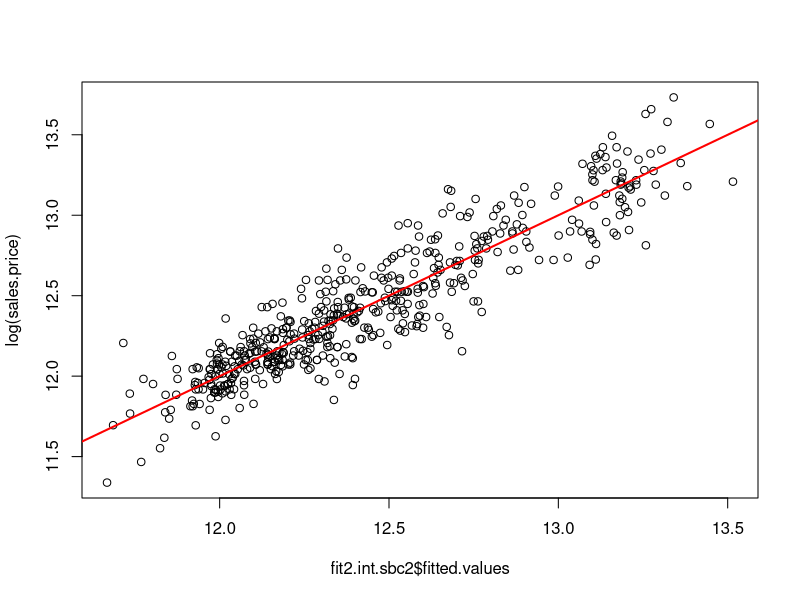
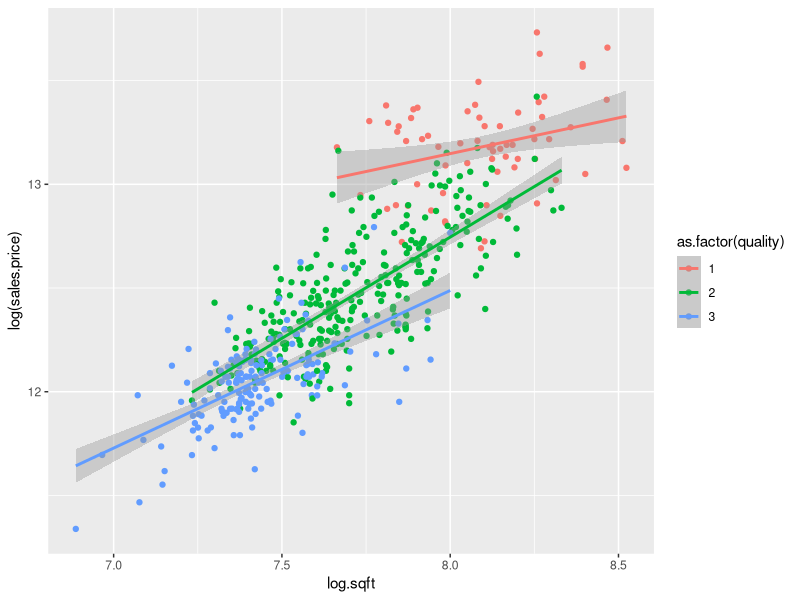
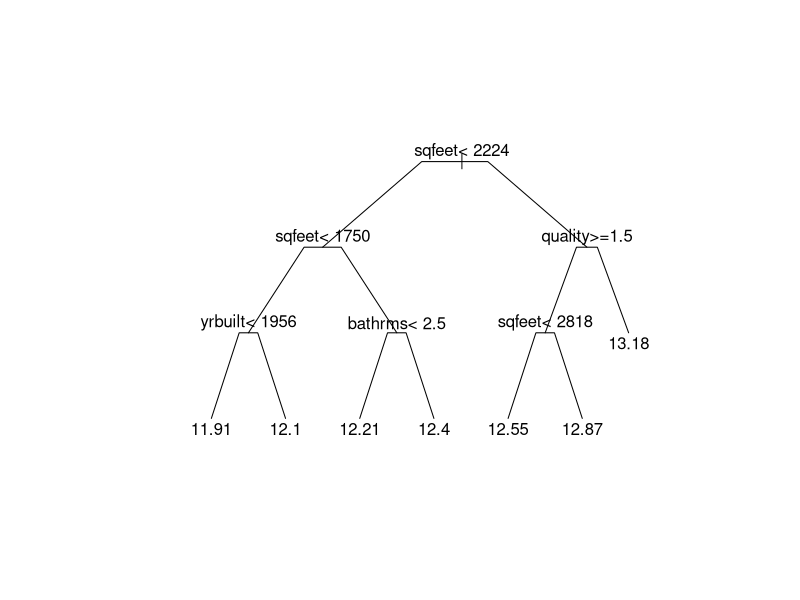
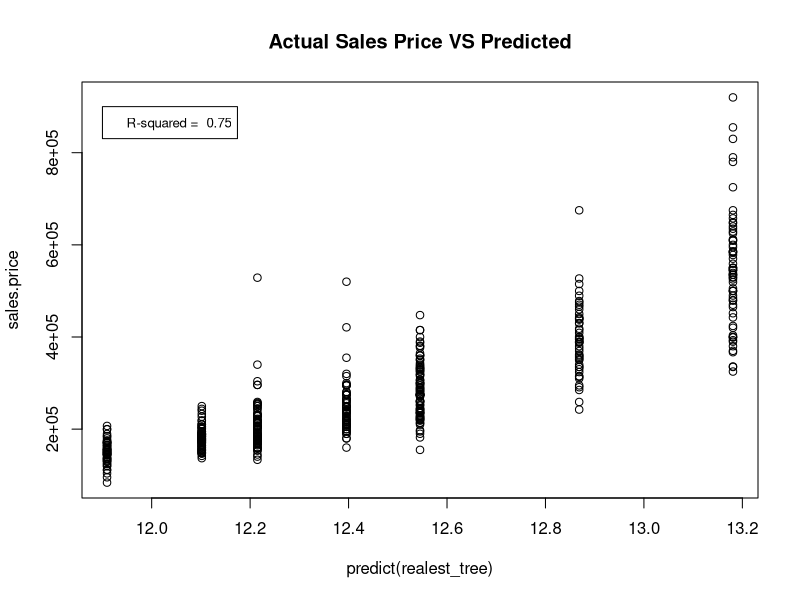
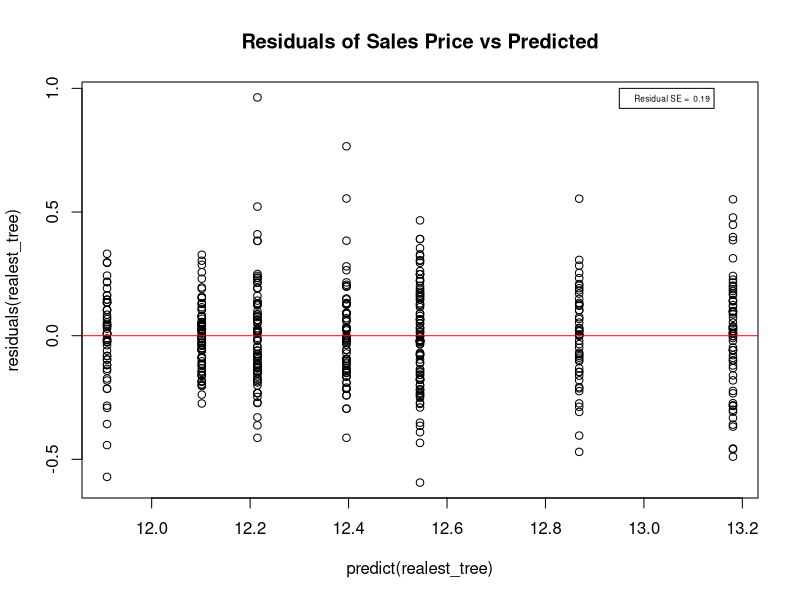

Here is the R script that generated these plots, in order:
## ---- chunk 1
# Read in the data

realest = read.table(file="./APPENC07.txt",
                      header=F,
                      col.names=c("ID", "sales.price", "sqfeet", "bedrms",
                                  "bathrms", "aircond", "garsize", "pool",
                                  "yrbuilt", "quality", "style", "lotsize",
                                  "highway"))
## ---- chunk 2
realest$log.sqft = log (realest$sqfeet)
realest$log.sqft.c = realest$log.sqft - mean (realest$log.sqft)

fit2.int.sbc2 = lm (log(sales.price) ~ log.sqft.c + bathrms + yrbuilt +
    as.factor(quality) + lotsize + log.sqft.c:as.factor(quality),
    data = realest)
summary (fit2.int.sbc2)
plot (log(sales.price) ~ fit2.int.sbc2$fitted.values, data=realest)
abline (0, 1, col='red', lwd=2)
## ---- chunk 3
par (mfrow=c(1,1))
# Function to categorize a continuous variable into its quartiles
categorize = function (x) {
  quartiles = summary (x) [c(2, 3, 5)]
  result = rep ("Q1", length (x))
  result [(quartiles[1] < x) & (x <= quartiles [2])] = "Q2"
  result [(quartiles[2] < x) & (x <= quartiles [3])] = "Q3"
  result [quartiles[3] < x] = "Q4"
  return (result)
}

# Interaction plots using the ggplot and dplyr packages

library (ggplot2)
library (dplyr)

# Plot Log sales price vs Log sqfeet by quality level
# Note the use of the "with" function to avoid having to specify
# each column name with "realest$" in front of it

with (realest,
      qplot (x=log.sqft, y=log(sales.price), color=as.factor (quality)) +
        geom_smooth (method="lm"))
## ---- chunk 4
par(mfrow=c(1, 1))

library (rpart)
realest_tree = rpart(log(sales.price) ~ sqfeet + bedrms + bathrms + aircond + garsize +
                                        pool + yrbuilt + quality + style + lotsize + highway,
                                        realest)
## ---- chunk 5
xerror_min = which.min(realest_tree$cptable[, "xerror"])
xerror_min
## ---- chunk 6
par (mfrow=c(1, 1))

# Plot the tree (click "Zoom")
plot(realest_tree, uniform=TRUE, margin=0.25, branch=0.25, compress=TRUE)
text(realest_tree)
## ---- chunk 7
with(realest, plot(predict(realest_tree), sales.price, main="Actual Sales Price VS Predicted"))
abline(0, 1, col="red")
rsq = cor(predict(realest_tree), realest$sales.price)^2
legend(11.9, 9e5, c(paste("R-squared = ", round (rsq, 2))), cex=0.8)

# R-squared
rsq
## ---- chunk 8
plot(predict(realest_tree), residuals(realest_tree), main="Residuals of Sales Price vs Predicted")
abline(0, 0, col="red")
resid_se = sd(residuals(realest_tree))
legend(12.95, 1, c(paste("Residual SE = ", round(resid_se, 2))), cex=0.5)

# Residual standard error
resid_se
